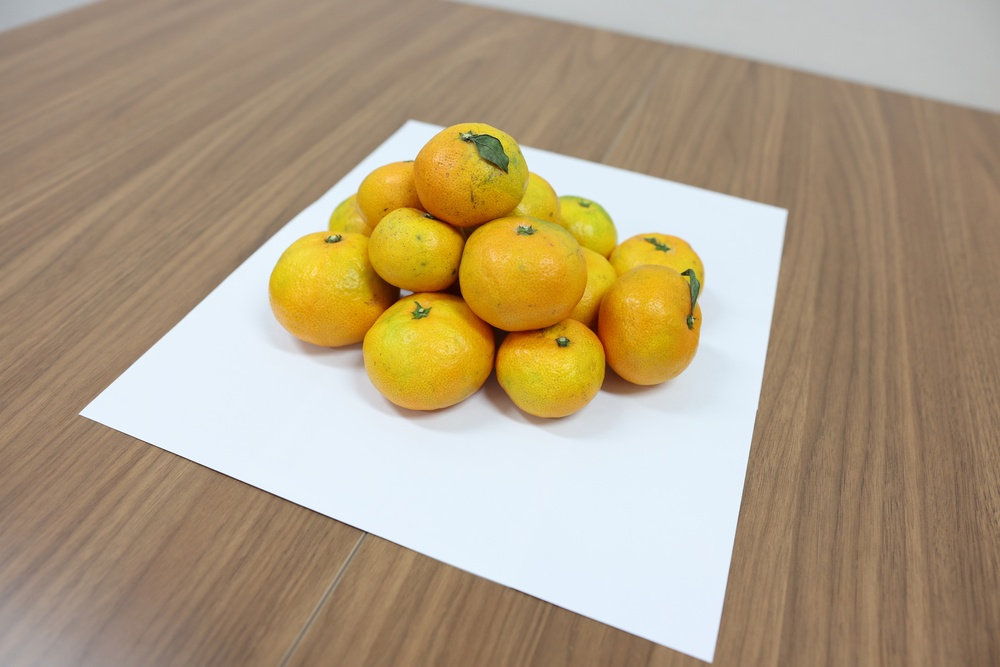
#> input picture Computer Vision/SfM/solution/two_view/sfm01.jpg, 1000 x 667 px, shrunk from 2048 x 1366 before the run, found by its file name
$ jupyter execute epipolar.ipynb
#> lines starting #> are read from the running program, lines starting #| are printed output that depends on the picture
[cell 1]
import cv2
import numpy as np
import matplotlib.pyplot as plt

[cell 2]
filename1 = 'dataset/dataset_two view/sfm01.jpg'
filename2 = 'dataset/dataset_two view/sfm02.jpg'

[cell 3]
img1 = cv2.imread(filename1, 0)
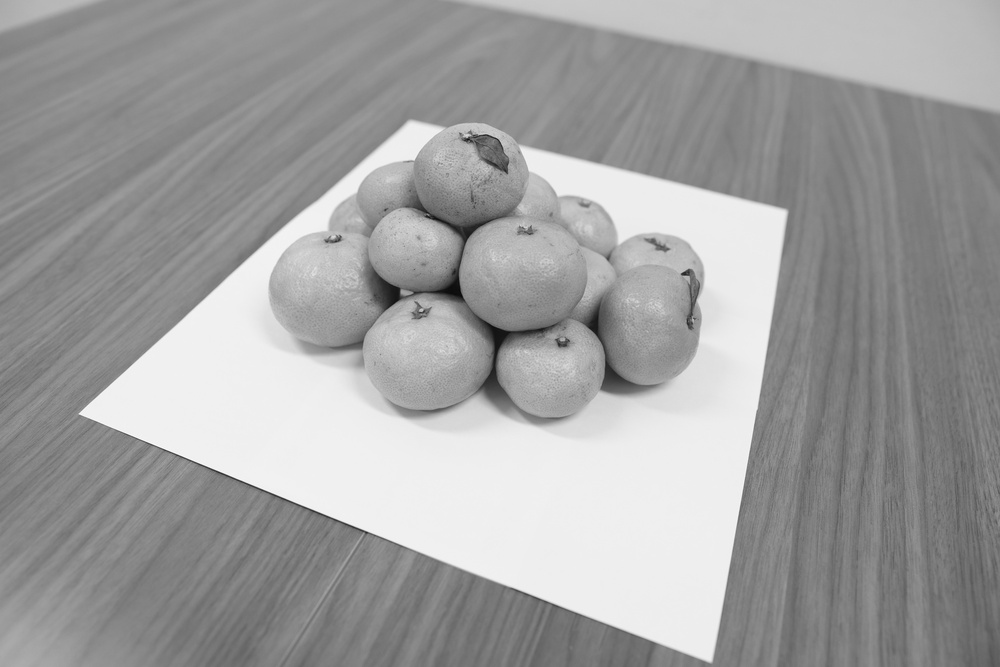
#> img1: shape (667, 1000); min 8, max 255, mean 160.1
img2 = cv2.imread(filename2, 0)
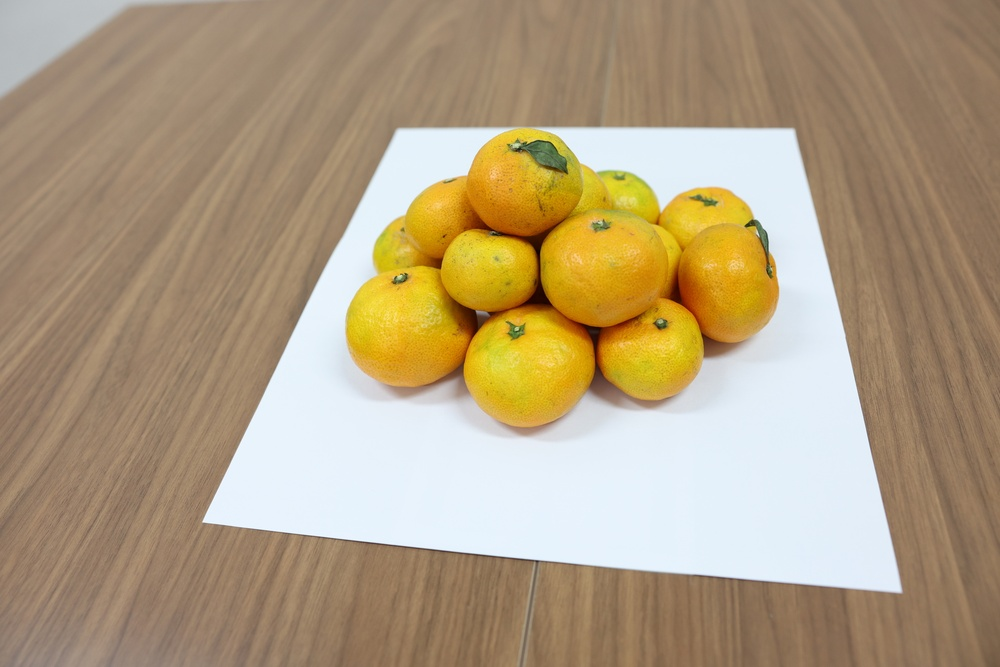
#> input picture Computer Vision/SfM/solution/two_view/sfm02.jpg, 1000 x 667 px, shrunk from 2048 x 1366 before the run, found by its file name
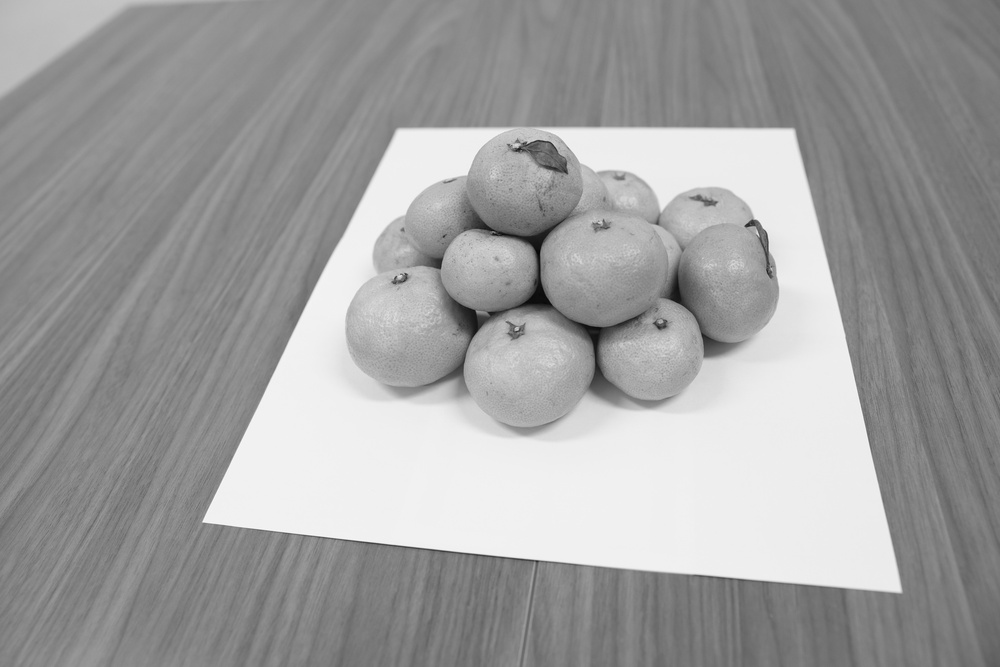
#> img2: shape (667, 1000); min 3, max 253, mean 159.2

[cell 4]
sift = cv2.SIFT_create()
kp1, des1 = sift.detectAndCompute(img1,None)
#> kp1 = 300 keypoints; strongest (x, y, size): (451, 289, 16.3), (684, 274, 2.9), (387, 294, 19.9), (366, 532, 2)
kp2, des2 = sift.detectAndCompute(img2,None)
#> kp2 = 281 keypoints; strongest (x, y, size): (538, 299, 17.4), (752, 223, 6.1), (747, 225, 2.9), (470, 320, 21.1)

bf = cv2.BFMatcher()
matches = bf.knnMatch(des1, des2, k=2)
#> matches = 300 matches

good = []
for m,n in matches:
    if m.distance < 0.4*n.distance:
        good.append([m])
#> after the loop, good = 34 matches

img3 = cv2.drawMatchesKnn(img1,kp1,
                          img2,kp2,good,None,flags=2)
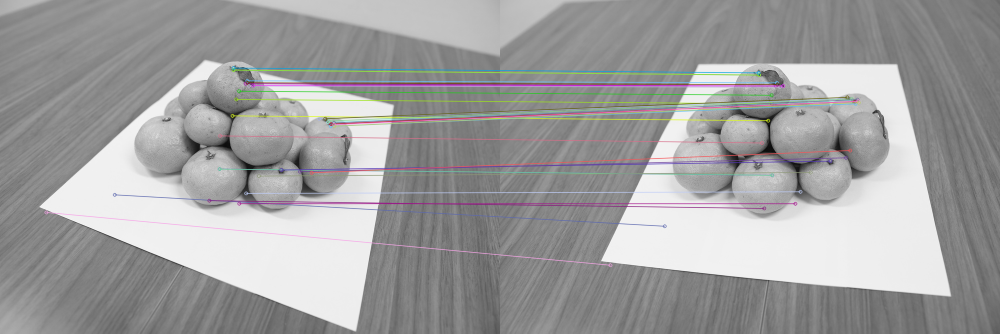
#> img3: shape (667, 2000, 3) (shown at 1/2 size); mean of channels 0, 1, 2 159.2, 159, 159.4; drawn as B, G, R
